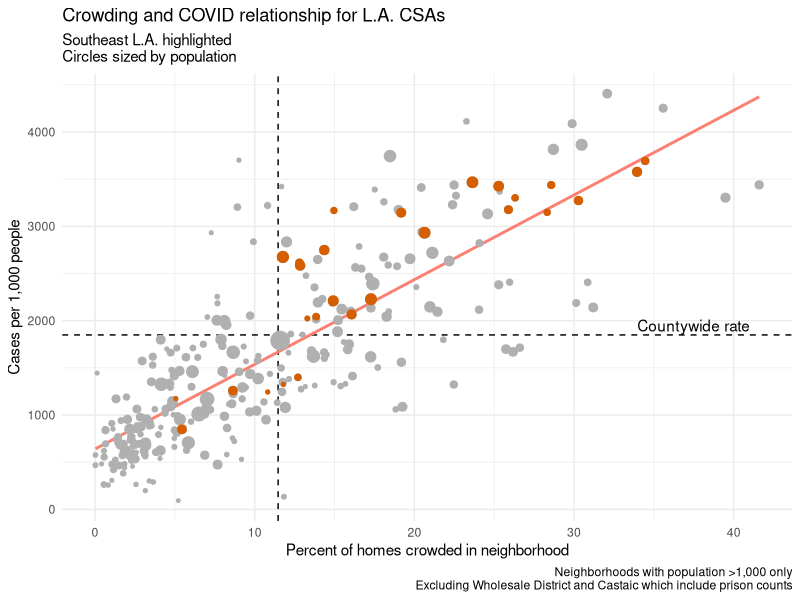
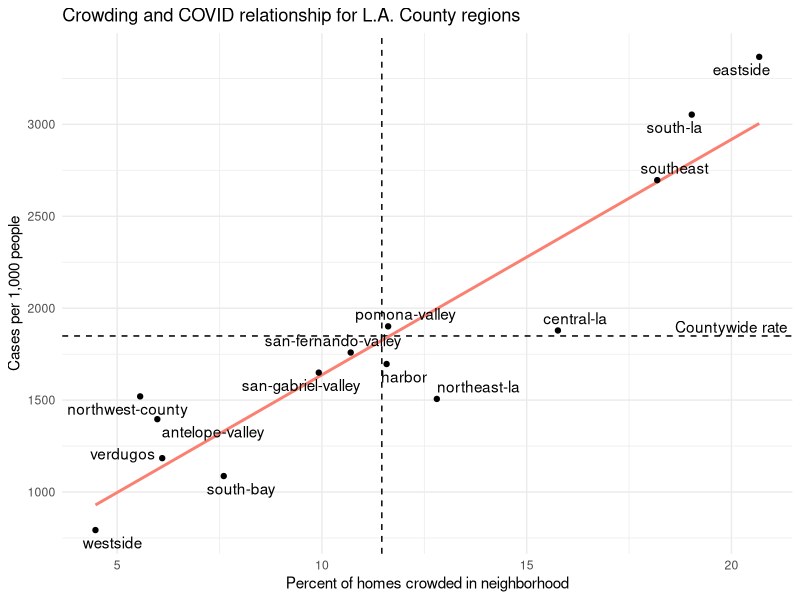
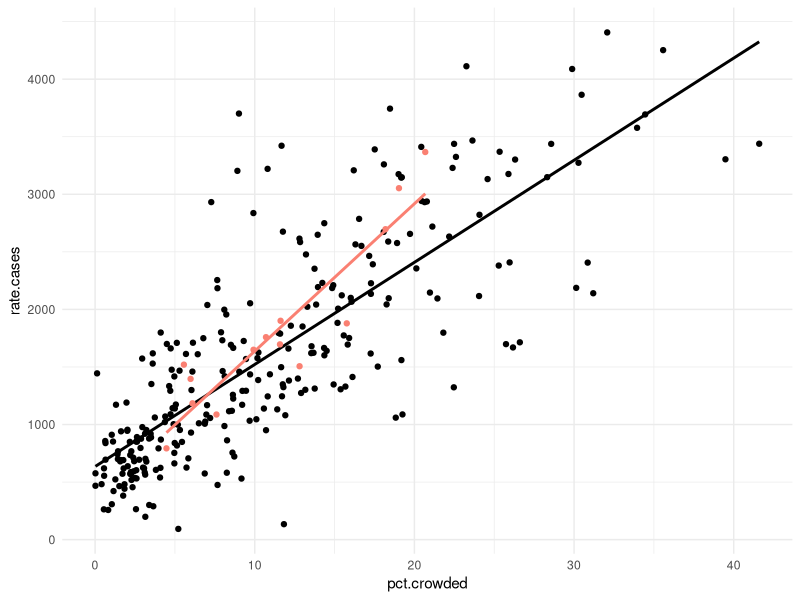
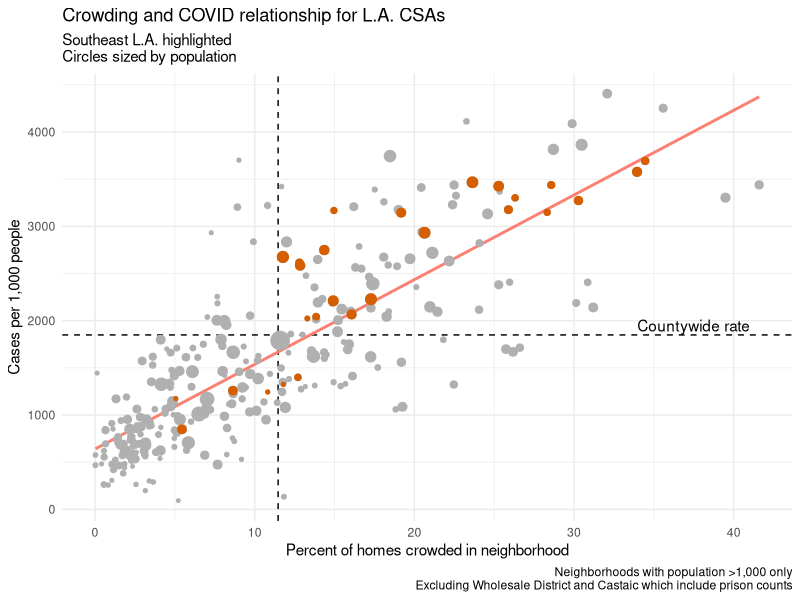
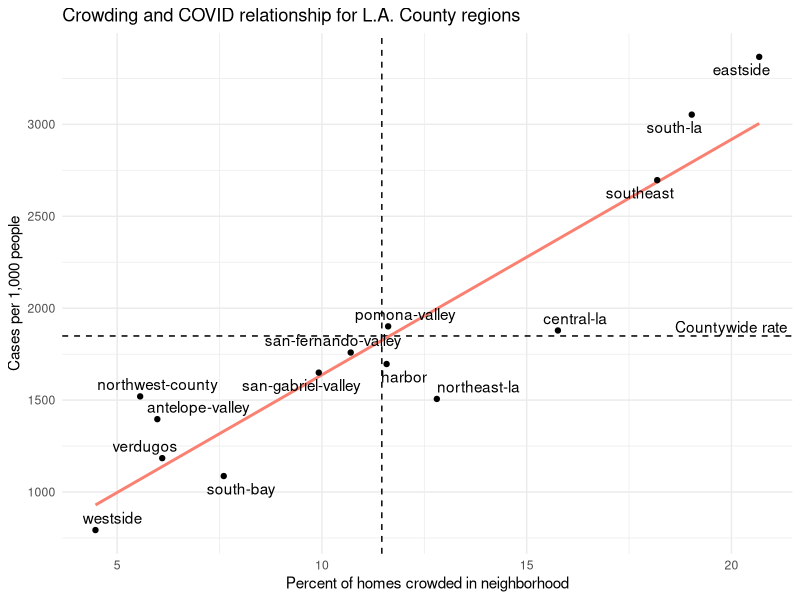

Write the R code that produced these figures, in order.
library(tidyverse)
library(ggrepel)
library(broom)

save.plot = function (ggobj, filename) {
  ggsave(filename, plot = ggobj, width = 12, height = 8)
}

csa.latest = read_csv('processed/csa-latest.csv')

csa.latest

deaths.latest = read_csv('processed/deaths-latest.csv')

deaths.latest

crowding = read_csv('gis-census/csa-crowded.csv')

crowding

prison.hoods = c('Commerce','Lancaster','Lynwood','San Dimas','Boyle Heights','Downtown',
                 'San Pedro','Sylmar','Wholesale District','Castaic','La Verne','Santa Monica Mountains')

countywide.case.rate = csa.latest %>% 
  summarise(cases = sum(cases), population = sum(population)) %>% 
  mutate(rate.cases = cases / population * 100000) %>% 
  pull(rate.cases)

csa.crowding.data = csa.latest %>% 
  left_join(crowding %>% rename(csa.hood.name = hood.name)) %>% 
  left_join(deaths.latest) %>% 
  mutate(pct.crowded = pct.crowded * 100)

csa.crowding.data

countywide.crowding.rate = csa.crowding.data %>% 
  summarise(crowded = sum(crowded), total = sum(total)) %>% 
  mutate(pct.crowded = crowded / total * 100) %>% 
  pull(pct.crowded)

crowding.model = lm(
  rate.cases ~ pct.crowded,
  data = csa.crowding.data %>% filter(is.finite(rate.cases)) %>% filter(!csa.hood.name %in% prison.hoods) %>% filter(population >= 1000)
)

summary(crowding.model)

tidy(crowding.model) %>% 
  write_csv('processed/crowding-model-csa.csv')

plot.crowding.csa = csa.crowding.data %>%
  filter(population > 1000) %>%
  filter(!csa.hood.name %in% c('Castaic', 'Wholesale District')) %>%
  ggplot(aes(pct.crowded, rate.cases, size = population)) +
  geom_hline(yintercept = countywide.case.rate, linetype = 2) +
  geom_vline(xintercept = countywide.crowding.rate, linetype = 2) +
  annotate('text', x = 37.5, y = countywide.case.rate + 100, label = 'Countywide rate') +
  geom_smooth(method = 'lm', se = FALSE, color = 'salmon') +
  geom_point(color = '#B0B0B0') +
  geom_point(
    data = . %>% 
      filter(mapla.region.slug == 'southeast'),
    color = '#D55E00'
  ) +
  theme_minimal() +
  theme(legend.position = 'none') +
  labs(
    title = 'Crowding and COVID relationship for L.A. CSAs',
    subtitle = 'Southeast L.A. highlighted\nCircles sized by population',
    x = 'Percent of homes crowded in neighborhood',
    y = 'Cases per 1,000 people',
    caption = 'Neighborhoods with population >1,000 only\nExcluding Wholesale District and Castaic which include prison counts'
  )

plot.crowding.csa

plot.crowding.csa %>% save.plot('plots/csa-crowding.png')

region.crowding.data = csa.crowding.data %>% 
  # filter(!csa.hood.name %in% c('Castaic', 'Wholesale District')) %>%
  group_by(mapla.region.slug) %>% 
  summarise(
    cases = sum(cases),
    population = sum(population),
    rate.cases = cases / population * 100000,
    total = sum(total),
    crowded = sum(crowded),
    pct.crowded = crowded / total * 100
  ) %>% 
  filter(!mapla.region.slug %in% c('angeles-forest', 'santa-monica-mountains')) %>%
  drop_na(mapla.region.slug)

region.crowding.data

crowding.model.region = lm(
  rate.cases ~ pct.crowded,
  data = region.crowding.data
)

summary(crowding.model.region)

tidy(crowding.model.region) %>% 
  write_csv('processed/crowding-model-region.csv')

plot.crowding.region = region.crowding.data %>%
  ggplot(aes(pct.crowded, rate.cases)) +
  geom_hline(yintercept = countywide.case.rate, linetype = 2) +
  geom_vline(xintercept = countywide.crowding.rate, linetype = 2) +
  annotate('text', x = 20, y = countywide.case.rate + 50, label = 'Countywide rate') +
  geom_smooth(method = 'lm', se = FALSE, color = 'salmon') +
  geom_point() +
  geom_text_repel(aes(label = mapla.region.slug)) +
  # geom_point(color = '#B0B0B0') +
  # geom_point(
  #   data = . %>% 
  #     filter(mapla.region.slug == 'southeast'),
  #   color = '#D55E00'
  # ) +
  theme_minimal() +
  theme(legend.position = 'none') +
  labs(
    title = 'Crowding and COVID relationship for L.A. County regions',
    # subtitle = 'Southeast L.A. highlighted\nCircles sized by population',
    x = 'Percent of homes crowded in neighborhood',
    y = 'Cases per 1,000 people'
  )

plot.crowding.region

plot.crowding.region %>% save.plot('plots/region-crowding.png')

region.crowding.data %>% write_csv('processed/region-crowding.csv')



ggplot(mapping = aes(pct.crowded, rate.cases)) +
  geom_point(
    data = csa.crowding.data %>% filter(is.finite(rate.cases)) %>% filter(!csa.hood.name %in% prison.hoods) %>% filter(population >= 1000)
  ) +
  geom_smooth(
    data = csa.crowding.data %>% filter(is.finite(rate.cases)) %>% filter(!csa.hood.name %in% prison.hoods) %>% filter(population >= 1000),
    method = 'lm',se = FALSE, color = 'black'
  ) + 
  geom_point(data = region.crowding.data, color = 'salmon') +
  geom_smooth(data = region.crowding.data, method = 'lm',se = FALSE, color = 'salmon') +
  theme_minimal()


